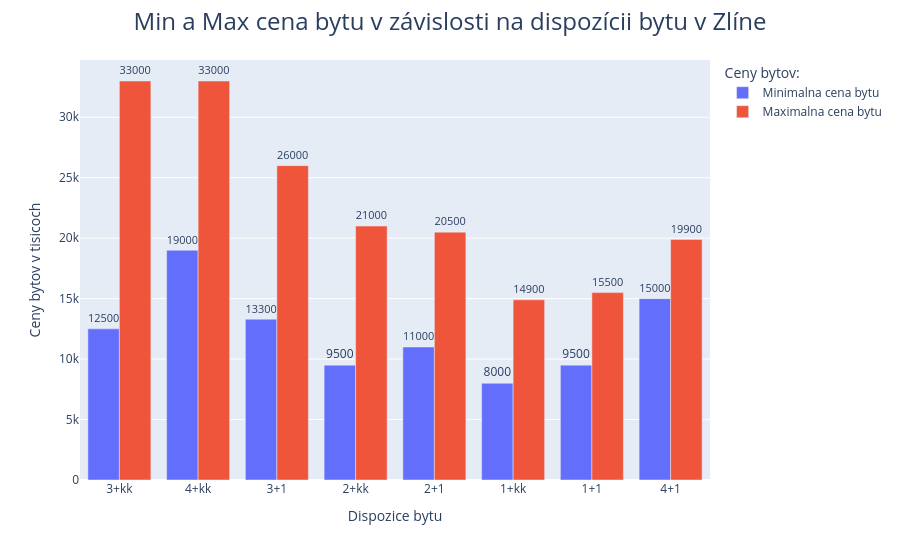

The code cell stored with this chart in its notebook:
### Code cell
import pandas as pd
import plotly.express as px

# do parametra labels si davam nazvy dispozicii a kedze budem potrebovat list tak si to prevediem do listu
labels = df_avg_velkost_bytu['Dispozice bytu'].to_list()

fig = px.bar(
    # DF s ktorym pracujem
    df_min_max_cena_desc,
    # osa X
    x='Dispozice bytu', 
    # osa Y - v tomto prípade list lebo posielam 2
    y=['Minimalna cena bytu', 'Maximalna cena bytu'],
    
    # zmena modu grafu na group
    barmode='group',
    
    # premenovanie labelov
    labels={'variable': 'Ceny bytov:', 'value': 'Ceny bytov v tisicoch'},
    
    # Automaticky prida hodnoty na stlpce
    text_auto=True 
)
# pridavam nazov grafu, jeho umiestnenie do stredu a velkost pisma
fig.update_layout(title={"text": "Min a Max cena bytu v závislosti na dispozícii bytu v Zlíne", "x": 0.5, "xanchor": "center", "font": {"size": 24 } })


fig.update_traces(
    # Zobrazí text nad stlpcami
    textposition='outside', 
    # Zobrazi celu hodnotu
    texttemplate='%{y:.0f}'  
)

fig.show()

### Figure 1 — Plotly figure (JSON) as saved in the notebook; plotly's stock layout.template omitted (floating-point values rounded to 4 significant figures)
{"data": [{"alignmentgroup": "True", "hovertemplate": "Ceny bytov:=Minimalna cena bytu<br>Dispozice bytu=%{x}<br>Ceny bytov v tisicoch=%{y}<extra></extra>", "legendgroup": "Minimalna cena bytu", "marker": {"color": "#636efa", "pattern": {"shape": ""}}, "name": "Minimalna cena bytu", "offsetgroup": "Minimalna cena bytu", "orientation": "v", "showlegend": true, "textposition": "outside", "texttemplate": "%{y:.0f}", "type": "bar", "x": ["3+kk", "4+kk", "3+1", "2+kk", "2+1", "1+kk", "1+1", "4+1"], "xaxis": "x", "y": [12500, 19000, 13300, 9500, 11000, 8000, 9500, 15000], "yaxis": "y"}, {"alignmentgroup": "True", "hovertemplate": "Ceny bytov:=Maximalna cena bytu<br>Dispozice bytu=%{x}<br>Ceny bytov v tisicoch=%{y}<extra></extra>", "legendgroup": "Maximalna cena bytu", "marker": {"color": "#EF553B", "pattern": {"shape": ""}}, "name": "Maximalna cena bytu", "offsetgroup": "Maximalna cena bytu", "orientation": "v", "showlegend": true, "textposition": "outside", "texttemplate": "%{y:.0f}", "type": "bar", "x": ["3+kk", "4+kk", "3+1", "2+kk", "2+1", "1+kk", "1+1", "4+1"], "xaxis": "x", "y": [33000, 33000, 26000, 21000, 20500, 14900, 15500, 19900], "yaxis": "y"}], "layout": {"barmode": "group", "legend": {"title": {"text": "Ceny bytov:"}, "tracegroupgap": 0}, "margin": {"t": 60}, "title": {"font": {"size": 24}, "text": "Min a Max cena bytu v závislosti na dispozícii bytu v Zlíne", "x": 0.5, "xanchor": "center"}, "xaxis": {"anchor": "y", "domain": [0, 1], "title": {"text": "Dispozice bytu"}}, "yaxis": {"anchor": "x", "domain": [0, 1], "title": {"text": "Ceny bytov v tisicoch"}}}}
